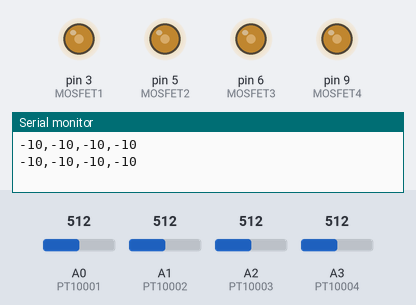
Recording of a sketch running on a simulated Arduino Uno, built with avr-gcc and run on an emulated ATmega328P. Parts: output pins drawn as LEDs (lit = HIGH), the last lines printed to the serial monitor. The test bench sets the inputs (shaded band); at power-on: A0 (PT10001) = 512, A1 (PT10002) = 512, A2 (PT10003) = 512, A3 (PT10004) = 512.

Above: at 10.8 s.
10.9 s: A0 (PT10001) set to 716
At 20.6 s:
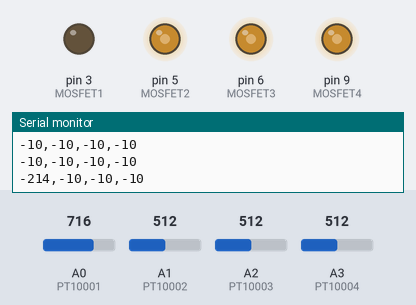
21.5 s: A1 (PT10002) set to 716
At 30.7 s:
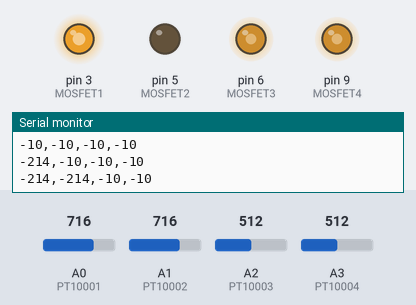
31.5 s: A2 (PT10003) set to 716
At 40.7 s:
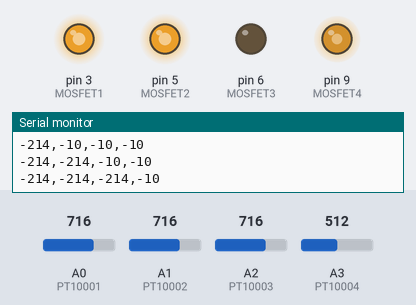
41.5 s: A3 (PT10004) set to 716
At 50.8 s:
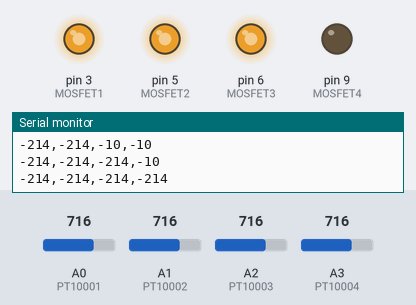
51.5 s: A0 (PT10001) set to 992
At 60.9 s:
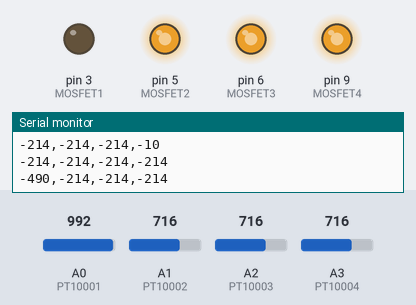
61.5 s: A1 (PT10002) set to 992
At 71.0 s:
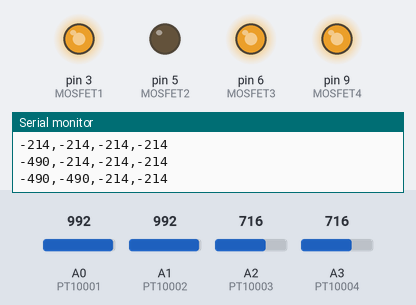
Timing chart, 0 to 81.5 s (numbered marks = the images above; inputs shaded):
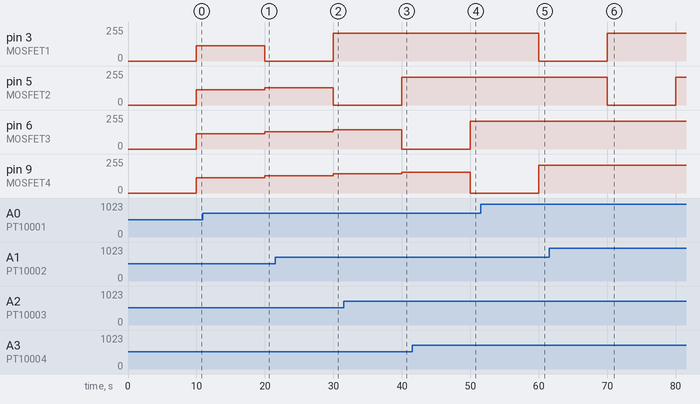

Measured:
- after the input at 10.9 s, pin 3 (MOSFET1): 115/255 → 0/255 after 9.1 s
- after the input at 21.5 s, pin 5 (MOSFET2): 129/255 → 0/255 after 8.5 s
- after the input at 31.5 s, pin 6 (MOSFET3): 143/255 → 0/255 after 8.5 s
- after the input at 41.5 s, pin 9 (MOSFET4): 157/255 → 0/255 after 8.5 s
- after the input at 51.5 s, pin 3 (MOSFET1): 210/255 → 0/255 after 8.5 s
- after the input at 61.5 s, pin 5 (MOSFET2): 210/255 → 0/255 after 8.5 s, → 210/255 10.0 s later

The sketch:

LS_heating_program_007.ino
```cpp
//settings
  int MOSFET1 = 3;
  int MOSFET2 = 5;
  int MOSFET3 = 6;
  int MOSFET4 = 9;
  int PT10001 = 14;
  int PT10002 = 15;
  int PT10003 = 16;
  int PT10004 = 17;
  int waarde1 = 0;
  int waarde2 = 0;
  int waarde3 = 0;
  int waarde4 = 0;

  int intercept = 542;
  float factor = 1;

  int Temperatuur1 = 0;
  int Temperatuur2 = 0;
  int Temperatuur3 = 0;
  int Temperatuur4 = 0;

  int kamertemperatuur = 20;
  int Setpoint = 20;

  float Signaal1 = 0;
  float Signaal2 = 0;
  float Signaal3 = 0;
  float Signaal4 = 0;

  float ProportioneelSignaal1 = 0;
  float IntegraalSignaal1 = 0;
  float DifferentiaalSignaal1 = 0;
  float ErrorDif1 = 0;
  float ProportioneleTerm1 = 0;
  float IntegraleTerm1 = 0;
  float DifferentialeTerm1 = 0;

  float ProportioneelSignaal2 = 0;
  float IntegraalSignaal2 = 0;
  float DifferentiaalSignaal2 = 0;
  float ErrorDif2 = 0;
  float ProportioneleTerm2 = 0;
  float IntegraleTerm2 = 0;
  float DifferentialeTerm2 = 0;

  float ProportioneelSignaal3 = 0;
  float IntegraalSignaal3 = 0;
  float DifferentiaalSignaal3 = 0;
  float ErrorDif3 = 0;
  float ProportioneleTerm3 = 0;
  float IntegraleTerm3 = 0;
  float DifferentialeTerm3 = 0;

  float ProportioneelSignaal4 = 0;
  float IntegraalSignaal4 = 0;
  float DifferentiaalSignaal4 = 0;
  float ErrorDif4 = 0;
  float ProportioneleTerm4 = 0;
  float IntegraleTerm4 = 0;
  float DifferentialeTerm4 = 0;

  int DeltaTijd = 10000;
  float DeltaTijdF = 0;

  int IntegraleError1 = 0;
  int ErrorNieuw1 = 0;
  int ErrorOud1 = 0;

  int IntegraleError2 = 0;
  int ErrorNieuw2 = 0;
  int ErrorOud2 = 0;

  int IntegraleError3 = 0;
  int ErrorNieuw3 = 0;
  int ErrorOud3 = 0;

  int IntegraleError4 = 0;
  int ErrorNieuw4 = 0;
  int ErrorOud4 = 0;

  int U1 = 0;
  int U2 = 0;
  int U3 = 0;
  int U4 = 0;

  int Vout = 0;
  int Vin = 5;
  int Rrtd = 0;
  int Rref = 1000;

  float Kp = 2.5;
  float Ki = 0.04;
  float Kd = 125;

  int i = 0;
  int looptijd = 0;

  void setup() {
  pinMode(MOSFET1, OUTPUT);
  pinMode(MOSFET2, OUTPUT);
  pinMode(MOSFET3, OUTPUT);
  pinMode(MOSFET4, OUTPUT);
  pinMode(PT10001, INPUT);
  pinMode(PT10002, INPUT);
  pinMode(PT10003, INPUT);
  pinMode(PT10004, INPUT);
  Serial.begin(9600);

}

void loop() {

i = 1;

  looptijd = millis()/(60000);
  //Serial.print("Tijd = ");
  //Serial.println//(looptijd);
  //Serial.print(millis());
  //Serial.print(',');
  //Serial.print(looptijd);
  //Serial.print(',');

//Choose heating program by changing integer i

//                                  UPLOAD TO COM 22

if(i == 1) { Setpoint = 25;}  // LS_heating_001

  //Serial.print("Setpoint = ");
  //Serial.println(Setpoint);
//------------------------------------------------------------------------------------------------------------------------------------------------
  DeltaTijdF = DeltaTijd/1000;

  waarde1 = 1024-analogRead(PT10001);

    Temperatuur1 = ((waarde1 - intercept)*factor)+kamertemperatuur;
     // Serial.print("Temperatuur1 = ");
        Serial.print(Temperatuur1);
        Serial.print(',');
  ProportioneleTerm1 = (Setpoint - Temperatuur1);
    ErrorNieuw1 = ProportioneleTerm1;

  IntegraleError1 = (DeltaTijd/1000)*ProportioneleTerm1;
  IntegraleTerm1 = IntegraleTerm1 + IntegraleError1;

  ErrorDif1 = ErrorNieuw1 - ErrorOud1;
  //  Serial.print("ErrorDif1 = ");
  //    Serial.println(ErrorDif1);

  DifferentialeTerm1 = ErrorDif1/DeltaTijdF;

   ProportioneelSignaal1 = (Kp*ProportioneleTerm1);
  //    Serial.print("ProportioneelSignaal1 = ");
  //      Serial.println(ProportioneelSignaal1);
   IntegraalSignaal1 = (Ki*IntegraleTerm1);
  //    Serial.print("IntegraalSignaal1 = ");
  //      Serial.println(IntegraalSignaal1);
   DifferentiaalSignaal1 = (Kd*DifferentialeTerm1);
  //    Serial.print("DifferentiaalSignaal1 = ");
  //      Serial.println(DifferentiaalSignaal1);

  U1 = ProportioneelSignaal1 + IntegraalSignaal1 - DifferentiaalSignaal1;

  Signaal1 = constrain(U1, 0, 210);
    analogWrite(MOSFET1, Signaal1);
  //    Serial.print("Signaal1 = ");
  //      Serial.println(Signaal1);
  ErrorOud1 = ErrorNieuw1;
  //-------------------------------------------------------------------------------------------------------------------------------------------------------------------
  DeltaTijdF = DeltaTijd/1000;

  waarde2 = 1024-analogRead(PT10002);

    Temperatuur2 = ((waarde2 - intercept)*factor)+kamertemperatuur;
    //  Serial.print("Temperatuur2 = ");
        Serial.print(Temperatuur2);
        Serial.print(',');
  ProportioneleTerm2 = (Setpoint - Temperatuur2);
    ErrorNieuw2 = ProportioneleTerm2;

  IntegraleError2 = (DeltaTijd/1000)*ProportioneleTerm2;
  IntegraleTerm2 = IntegraleTerm2 + IntegraleError2;

  ErrorDif2 = ErrorNieuw2 - ErrorOud2;
  //  Serial.print("ErrorDif2 = ");
  //    Serial.println(ErrorDif2);

  DifferentialeTerm2 = ErrorDif2/DeltaTijdF;

   ProportioneelSignaal2 = (Kp*ProportioneleTerm2);
  //    Serial.print("ProportioneelSignaal2 = ");
  //      Serial.println(ProportioneelSignaal2);
   IntegraalSignaal2 = (Ki*IntegraleTerm2);
  //    Serial.print("IntegraalSignaal2 = ");
  //      Serial.println(IntegraalSignaal2);
   DifferentiaalSignaal2 = (Kd*DifferentialeTerm2);
  //    Serial.print("DifferentiaalSignaal2 = ");
  //      Serial.println(DifferentiaalSignaal2);

  U2 = ProportioneelSignaal2 + IntegraalSignaal2 - DifferentiaalSignaal2;

  Signaal2 = constrain(U2, 0, 210);
    analogWrite(MOSFET2, Signaal2);
  //    Serial.print("Signaal2 = ");
  //      Serial.println(Signaal2);
  ErrorOud2 = ErrorNieuw2;
  //-------------------------------------------------------------------------------------------------------------------------------------------------------------------
  DeltaTijdF = DeltaTijd/1000;

  waarde3 = 1024-analogRead(PT10003);

    Temperatuur3 = ((waarde3 - intercept)*factor)+kamertemperatuur;
    // Serial.print("Temperatuur3 = ");
        Serial.print(Temperatuur3);
        Serial.print(',');
  ProportioneleTerm3 = (Setpoint - Temperatuur3);
    ErrorNieuw3 = ProportioneleTerm3;

  IntegraleError3 = (DeltaTijd/1000)*ProportioneleTerm3;
  IntegraleTerm3 = IntegraleTerm3 + IntegraleError3;

  ErrorDif3 = ErrorNieuw3 - ErrorOud3;
  //  Serial.print("ErrorDif3 = ");
  //    Serial.println(ErrorDif3);

  DifferentialeTerm3 = ErrorDif3/DeltaTijdF;

   ProportioneelSignaal3 = (Kp*ProportioneleTerm3);
  //    Serial.print("ProportioneelSignaal3 = ");
  //      Serial.println(ProportioneelSignaal3);
   IntegraalSignaal3 = (Ki*IntegraleTerm3);
  //    Serial.print("IntegraalSignaal3 = ");
  //      Serial.println(IntegraalSignaal3);
   DifferentiaalSignaal3 = (Kd*DifferentialeTerm3);
  //    Serial.print("DifferentiaalSignaal3 = ");
  //      Serial.println(DifferentiaalSignaal3);

  U3 = ProportioneelSignaal3 + IntegraalSignaal3 - DifferentiaalSignaal3;

  Signaal3 = constrain(U3, 0, 210);
    analogWrite(MOSFET3, Signaal3);
  //    Serial.print("Signaal3 = ");
  //     Serial.println(Signaal3);
  ErrorOud3 = ErrorNieuw3;
  //-------------------------------------------------------------------------------------------------------------------------------------------------------------------
  DeltaTijdF = DeltaTijd/1000;

  waarde4 = 1024-analogRead(PT10004);

    Temperatuur4 = ((waarde4 - intercept)*factor)+kamertemperatuur;
    //  Serial.print("Temperatuur4 = ");
        Serial.println(Temperatuur4);

  ProportioneleTerm4 = (Setpoint - Temperatuur4);
    ErrorNieuw4 = ProportioneleTerm4;

  IntegraleError4 = (DeltaTijd/1000)*ProportioneleTerm4;
  IntegraleTerm4 = IntegraleTerm4 + IntegraleError4;

  ErrorDif4 = ErrorNieuw4 - ErrorOud4;
  //  Serial.print("ErrorDif4 = ");
  //    Serial.println(ErrorDif4);

  DifferentialeTerm4 = ErrorDif4/DeltaTijdF;

   ProportioneelSignaal4 = (Kp*ProportioneleTerm4);
   //   Serial.print("ProportioneelSignaal4 = ");
   //     Serial.println(ProportioneelSignaal4);
   IntegraalSignaal4 = (Ki*IntegraleTerm4);
   //   Serial.print("IntegraalSignaal4 = ");
   //     Serial.println(IntegraalSignaal4);
   DifferentiaalSignaal4 = (Kd*DifferentialeTerm4);
   //   Serial.print("DifferentiaalSignaal4 = ");
   //     Serial.println(DifferentiaalSignaal4);

  U4 = ProportioneelSignaal4 + IntegraalSignaal4 - DifferentiaalSignaal4;

  Signaal4 = constrain(U4, 0, 210);
    analogWrite(MOSFET4, Signaal4);
  //    Serial.print("Signaal4 = ");
  //      Serial.println(Signaal4);
  ErrorOud4 = ErrorNieuw4;
  //-------------------------------------------------------------------------------------------------------------------------------------------------------------------
  delay(DeltaTijd);

}
```
